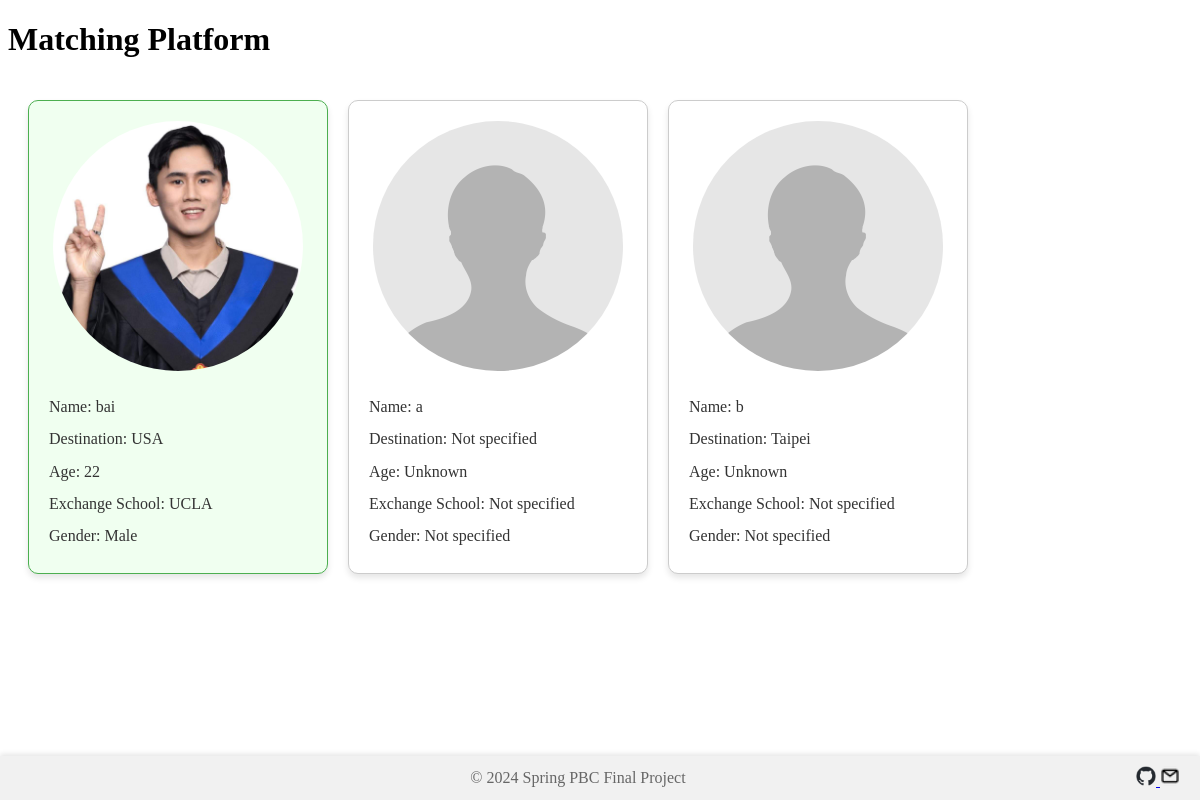
/bai/matching/ (signed in), run on an earlier commit of the app's database.
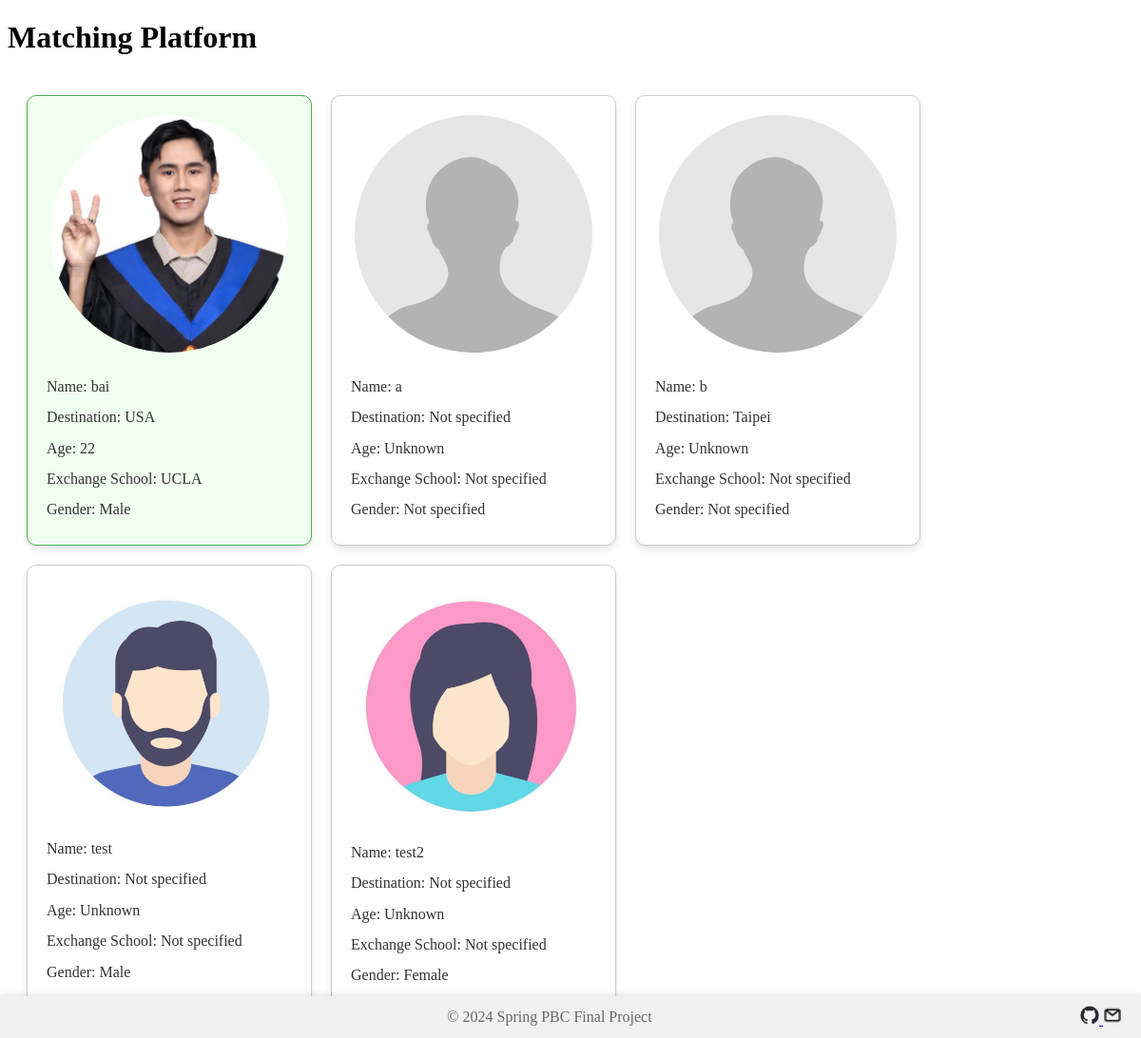
And on a later commit of the database.
### login/models.py (models this page shows, shortened)
class UserProfile(models.Model):
    user = models.OneToOneField(User, on_delete=models.CASCADE)
    destination = models.CharField(max_length=100, blank=True, null=True)
    age = models.PositiveIntegerField(blank=True, null=True)
    exchange_school = models.CharField(max_length=100, blank=True, null=True)
    start_date = models.DateField(null=True, blank=True)
    end_date = models.DateField(null=True, blank=True)
    gender = models.CharField(max_length=1, choices=(('M', 'Male'), ('F', 'Female')), blank=True, null=True)
    avatar = models.ImageField(upload_to='avatars/', blank=True, null=True)

### login/views.py (the view)
# urls.py: path('<str:username>/matching/', user_matching, name='user_matching'),
@login_required
def user_matching(request, username):
    user = get_object_or_404(User, username=username)
    if request.user != user:
        return render(request, 'errors/403.html', status=403)
    profiles = UserProfile.objects.all().exclude(user=user)
    current_user_profile = UserProfile.objects.get(user=user)
    return render(request, 'matching.html', {
        'profiles': profiles,
        'current_user_profile': current_user_profile
    })

### templates/matching.html (shortened to what this page needs)
{% load static %}
<!DOCTYPE html>
<html>
<head>
    <link rel="stylesheet" href="{% static 'css/footer.css' %}">
</head>
<body>
    <h1>Matching Platform</h1>
    <div class="profile-container">
        <div class="profile current-user">
            {% if current_user_profile.avatar %}
                <img src="{{ current_user_profile.avatar.url }}" alt="Profile Picture">
            {% endif %}
            <p>Name: {{ current_user_profile.user.username }}</p>
            <p>Destination: {{ current_user_profile.destination|default_if_none:"Not specified" }}</p>
            <p>Age: {{ current_user_profile.age|default_if_none:"Unknown" }}</p>
            <p>Exchange School: {{ current_user_profile.exchange_school|default_if_none:"Not specified" }}</p>
            <p>Gender: {{ current_user_profile.get_gender_display|default_if_none:"Not specified" }}</p>
        </div>
        {% for profile in profiles %}
        <div class="profile">
            {% if profile.avatar %}
                <img src="{{ profile.avatar.url }}" alt="Profile Picture">
            {% else %}
                {% if profile.gender == 'M' %}
                    <img src="{% static 'images/male.png' %}" alt="Default Male Avatar">
                {% elif profile.gender == 'F' %}
                    <img src="{% static 'images/female.png' %}" alt="Default Female Avatar">
                {% else %}
                    <img src="{% static 'images/neutral.jpg' %}" alt="Default Neutral Avatar">
                {% endif %}
            {% endif %}
            <p>Name: {{ profile.user.username }}</p>
            <p>Destination: {{ profile.destination|default_if_none:"Not specified" }}</p>
            <p>Age: {{ profile.age|default_if_none:"Unknown" }}</p>
            <p>Exchange School: {{ profile.exchange_school|default_if_none:"Not specified" }}</p>
            <p>Gender: {{ profile.get_gender_display|default_if_none:"Not specified" }}</p>
        </div>
        {% empty %}
        <p>No profiles found.</p>
        {% endfor %}
    </div>
</body>
</html>
<footer>
    <div class="footer-container">
        <div class="footer-text">© 2024 Spring PBC Final Project</div>
        <div class="footer-icon">
            <a href="https://github.com/Bai1026/PBC_Final_Project/tree/main" target="_blank">
                <img src="{% static 'images/github.png' %}" alt="Our GitHub" style="width:20px; height:20px;">
            </a>
            <a href="mailto:b09602017@ntu.edu.tw" target="_blank">
                <img src="{% static 'images/email.png' %}" alt="Our GitHub" style="width:20px; height:20px;">
            </a>
        </div>
    </div>
</footer>

### myproject/static/css/footer.css (style rules this page uses)
footer { position: fixed; left: 0; bottom: 0; width: 100%; background-color: #f1f1f1; color: #666; text-align: center; padding: 10px 0; box-shadow: 0 -2px 5px rgba(0,0,0,0.1); }
.footer-container { display: flex; justify-content: space-between; align-items: center; padding: 0 20px; }
.footer-text { flex-grow: 1; text-align: center; }
.footer-icon { flex-grow: 0; }
.footer-icon a img { width: 24px; }

### templates/matching.html (style rules this page uses)
.profile-container { display: flex; flex-wrap: wrap; flex-direction: row; gap: 20px; padding: 20px; }
.profile { background-color: #ffffff; border: 1px solid #ccc; border-radius: 10px; box-shadow: 0 4px 6px rgba(0, 0, 0, 0.1); padding: 20px; width: 300px; box-sizing: border-box; display: flex; flex-direction: column; align-items: center; text-align: start; }
.profile img { width: 250px; border-radius: 50%; object-fit: cover; margin-bottom: 20px; }
.profile p { margin: 5px 0; color: #333; line-height: 1.4; font-size: 16px; width: 100%; }
.current-user { border-color: #4CAF50; background-color: #f0fff0; }

What changed in the data, as far as the page shows it:
added UserProfile: user.username "test", destination "Not specified", age "Unknown", exchange_school "Not specified", gender "Male"
added UserProfile: user.username "test2", destination "Not specified", age "Unknown", exchange_school "Not specified", gender "Female"
